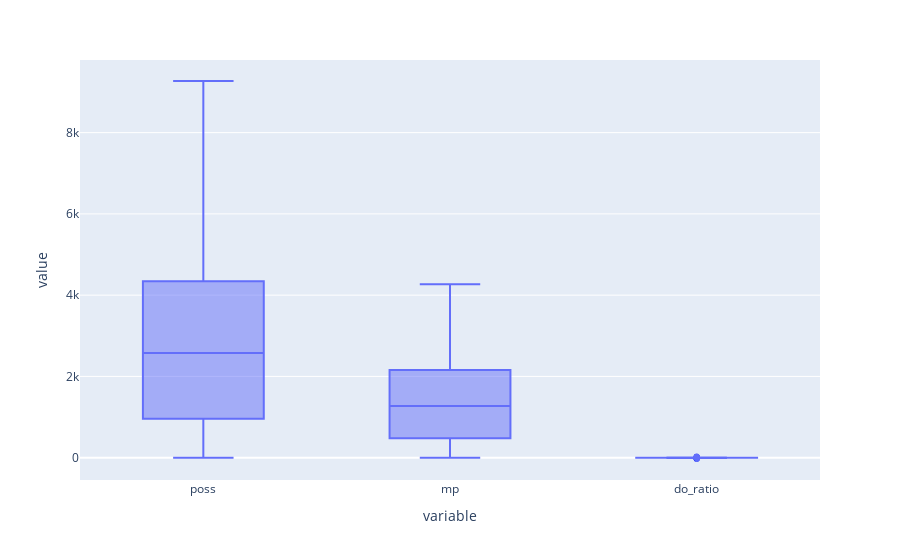

The code cell stored with this chart in its notebook:
### Code cell
fig = px.box(df, y=df.columns[1:-2])
fig.show()

### Figure 1 — Plotly figure (JSON) as saved in the notebook; plotly's stock layout.template omitted (floating-point values rounded to 4 significant figures; data arrays with more than 128 entries replaced by an {"elided": "..."} marker saying what was removed)
{"data": [{"alignmentgroup": "True", "hovertemplate": "variable=%{x}<br>value=%{y}<extra></extra>", "legendgroup": "", "marker": {"color": "#636efa"}, "name": "", "notched": false, "offsetgroup": "", "orientation": "v", "showlegend": false, "type": "box", "x": {"elided": "12000 str values"}, "x0": " ", "xaxis": "x", "y": {"elided": "12000 float values"}, "y0": " ", "yaxis": "y"}], "layout": {"autosize": true, "boxmode": "group", "dragmode": "zoom", "legend": {"tracegroupgap": 0}, "margin": {"t": 60}, "xaxis": {"anchor": "y", "autorange": true, "domain": [0, 1], "range": [-0.5, 2.5], "showspikes": false, "title": {"text": "variable"}, "type": "category"}, "yaxis": {"anchor": "x", "autorange": true, "domain": [0, 1], "range": [-549.5, 9788.0], "showspikes": false, "title": {"text": "value"}, "type": "linear"}}}
